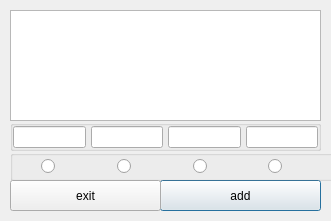
<?xml version="1.0" encoding="UTF-8"?>
<ui version="4.0">
 <class>question_redact</class>
 <widget class="QDialog" name="question_redact">
  <property name="geometry">
   <rect>
    <x>0</x>
    <y>0</y>
    <width>331</width>
    <height>221</height>
   </rect>
  </property>
  <property name="windowTitle">
   <string>New Question</string>
  </property>
  <property name="modal">
   <bool>true</bool>
  </property>
  <widget class="QGroupBox" name="EditGroup">
   <property name="geometry">
    <rect>
     <x>10</x>
     <y>120</y>
     <width>311</width>
     <height>31</height>
    </rect>
   </property>
   <property name="flat">
    <bool>true</bool>
   </property>
   <layout class="QHBoxLayout" name="horizontalLayout_2">
    <property name="spacing">
     <number>5</number>
    </property>
    <property name="leftMargin">
     <number>0</number>
    </property>
    <property name="topMargin">
     <number>0</number>
    </property>
    <property name="rightMargin">
     <number>0</number>
    </property>
    <property name="bottomMargin">
     <number>0</number>
    </property>
    <item>
     <widget class="QLineEdit" name="lineEdit_4">
      <property name="sizePolicy">
       <sizepolicy hsizetype="MinimumExpanding" vsizetype="Fixed">
        <horstretch>0</horstretch>
        <verstretch>0</verstretch>
       </sizepolicy>
      </property>
     </widget>
    </item>
    <item>
     <widget class="QLineEdit" name="lineEdit_3">
      <property name="sizePolicy">
       <sizepolicy hsizetype="MinimumExpanding" vsizetype="Fixed">
        <horstretch>0</horstretch>
        <verstretch>0</verstretch>
       </sizepolicy>
      </property>
     </widget>
    </item>
    <item>
     <widget class="QLineEdit" name="lineEdit_2">
      <property name="sizePolicy">
       <sizepolicy hsizetype="MinimumExpanding" vsizetype="Fixed">
        <horstretch>0</horstretch>
        <verstretch>0</verstretch>
       </sizepolicy>
      </property>
     </widget>
    </item>
    <item>
     <widget class="QLineEdit" name="lineEdit">
      <property name="sizePolicy">
       <sizepolicy hsizetype="MinimumExpanding" vsizetype="Fixed">
        <horstretch>0</horstretch>
        <verstretch>0</verstretch>
       </sizepolicy>
      </property>
     </widget>
    </item>
   </layout>
  </widget>
  <widget class="QPushButton" name="add">
   <property name="geometry">
    <rect>
     <x>160</x>
     <y>180</y>
     <width>161</width>
     <height>31</height>
    </rect>
   </property>
   <property name="text">
    <string>add</string>
   </property>
   <property name="checkable">
    <bool>false</bool>
   </property>
  </widget>
  <widget class="QTextEdit" name="textEdit">
   <property name="geometry">
    <rect>
     <x>10</x>
     <y>10</y>
     <width>311</width>
     <height>111</height>
    </rect>
   </property>
  </widget>
  <widget class="QGroupBox" name="RadioGroup">
   <property name="geometry">
    <rect>
     <x>10</x>
     <y>150</y>
     <width>331</width>
     <height>31</height>
    </rect>
   </property>
   <property name="flat">
    <bool>true</bool>
   </property>
   <layout class="QHBoxLayout" name="horizontalLayout">
    <property name="leftMargin">
     <number>28</number>
    </property>
    <property name="topMargin">
     <number>0</number>
    </property>
    <property name="rightMargin">
     <number>0</number>
    </property>
    <property name="bottomMargin">
     <number>0</number>
    </property>
    <item>
     <widget class="QRadioButton" name="radioButton_2">
      <property name="text">
       <string/>
      </property>
     </widget>
    </item>
    <item>
     <widget class="QRadioButton" name="radioButton_4">
      <property name="text">
       <string/>
      </property>
     </widget>
    </item>
    <item>
     <widget class="QRadioButton" name="radioButton">
      <property name="text">
       <string/>
      </property>
     </widget>
    </item>
    <item>
     <widget class="QRadioButton" name="radioButton_3">
      <property name="text">
       <string/>
      </property>
     </widget>
    </item>
   </layout>
  </widget>
  <widget class="QPushButton" name="exit">
   <property name="geometry">
    <rect>
     <x>10</x>
     <y>180</y>
     <width>151</width>
     <height>31</height>
    </rect>
   </property>
   <property name="text">
    <string>exit</string>
   </property>
  </widget>
 </widget>
 <resources/>
 <connections/>
</ui>
